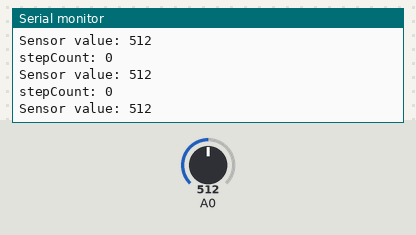
The sketch below on a simulated Arduino Uno, built with avr-gcc and run on an emulated ATmega328P. Shown: the last lines printed to the serial monitor. The test bench sets the inputs (shaded band); at power-on: A0 = 512.

Above: at 1.3 s.
1.4 s: A0 set to 610
At 1.81 s:
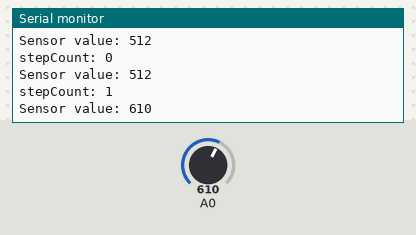
2.9 s: A0 set to 590
At 5.0 s:
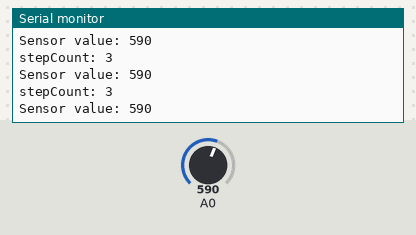
Timing chart, 0 to 6.5 s (numbered marks = the images above; inputs shaded):
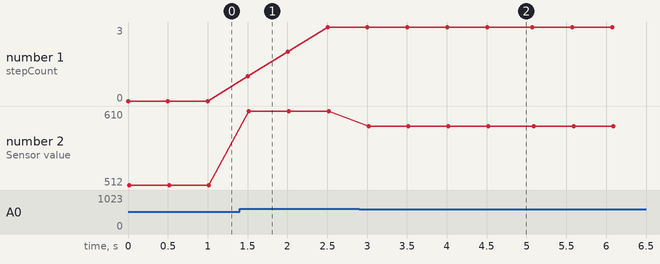

Measured:
- after the input at 1.4 s, the serial monitor: prints a new line after 0.10 s (image 1)
- after the input at 2.9 s, the serial monitor: prints a new line after 0.12 s (image 2)
- plotted number 1: 0 → 3 after the input at 1.4 s
- plotted number 2: 512 → 610 after the input at 1.4 s, 610 → 590 after the input at 2.9 s

The sketch:

e4_pedometer.ino
```cpp
//Libraries for the Bluetooth connection
#include <SoftwareSerial.h>
//pins for the bluetooth 10/RX to the bluetooths TX, and 11/TX to the bluetooths RX
SoftwareSerial mySerial(10, 11); // RX, TX

// your group number
int group = 1;
//  number of steps detected
int stepCount = 0;
// threshold for the sensitivity for the sensor
int threshold = 600;

unsigned long int callurlTimer = 0; //  url timer
unsigned long int callurlDelay = 5000; // url delay. 1000=1 sec
int checkState = 1; // State for switching from getting the value from the api to sending the update the api

//the value from the Api
int APIvalue = 0;

void setup() {

  // configure the serial
  Serial.begin(9600);
  // set the data rate for the SoftwareSerial port
  mySerial.begin(9600);
}

void loop() {

  // Take in the value from the sensor
  int sensor = analogRead(0);// from analog sensor 0


  // if the sensor value is bigger then the threshold, add to the step count
  if (sensor > threshold) {
    stepCount++;
  }

  // to slow down the amount of calls to the url
  if (callurlTimer + callurlDelay < millis()) {

    // if any new steps have been added, call the url, else do nothing
    if (stepCount  != 0) {

      //check if the APIvalue needs to be retived
      if (checkState == 1) {
        //get the current value form the API
        //Setup for the content of the URL/web address
        String url =  "http://verkstad.cc/iot/mmx/";
        url += group;
        url += "/get_value.php";


        //send the url to the API
        mySerial.println(url); // sends the url to the bluetooth
        while (mySerial.available()) {

          //get the value of the return form the url
          char c = mySerial.read();
          APIvalue = APIvalue  * 10 + int(c) - 48;

        }
        Serial.println("");
        Serial.println("Api data retived");
        Serial.println("");

        //clear the serials

        mySerial.flush();
        Serial.flush();//Waits for the transmission of outgoing serial data to complete
        checkState = 0; // change the state
      } else {


        //Setup for the content of the URL/web address
        String url =  "http://verkstad.cc/iot/mmx/";
        url += group;
        url += "/index.php?stepCount=";
        APIvalue = APIvalue + stepCount; // add the local stepcount value to the APIvalue

        url += APIvalue; // add the updated value to the url

        // Sends the step count to the phone
        mySerial.println(url); // sends the url to the bluetooth

        Serial.println("");
        Serial.println("Api updated");
        Serial.println("");

        //clear the serials

        mySerial.flush();
        Serial.flush();//Waits for the transmission of outgoing serial data to complete

        checkState = 1; // change the state

        stepCount = 0; //reset the counter
      }

    }

    callurlTimer = millis();// sets callurlTimer to be millis()/the time the arduino been on

  }

  // prints the current step count in the serial montitor
  Serial.print("stepCount: ");
  Serial.println(stepCount);

  Serial.print("Sensor value: ");
  Serial.println(sensor);


  delay(500);  // small delay

}
```
